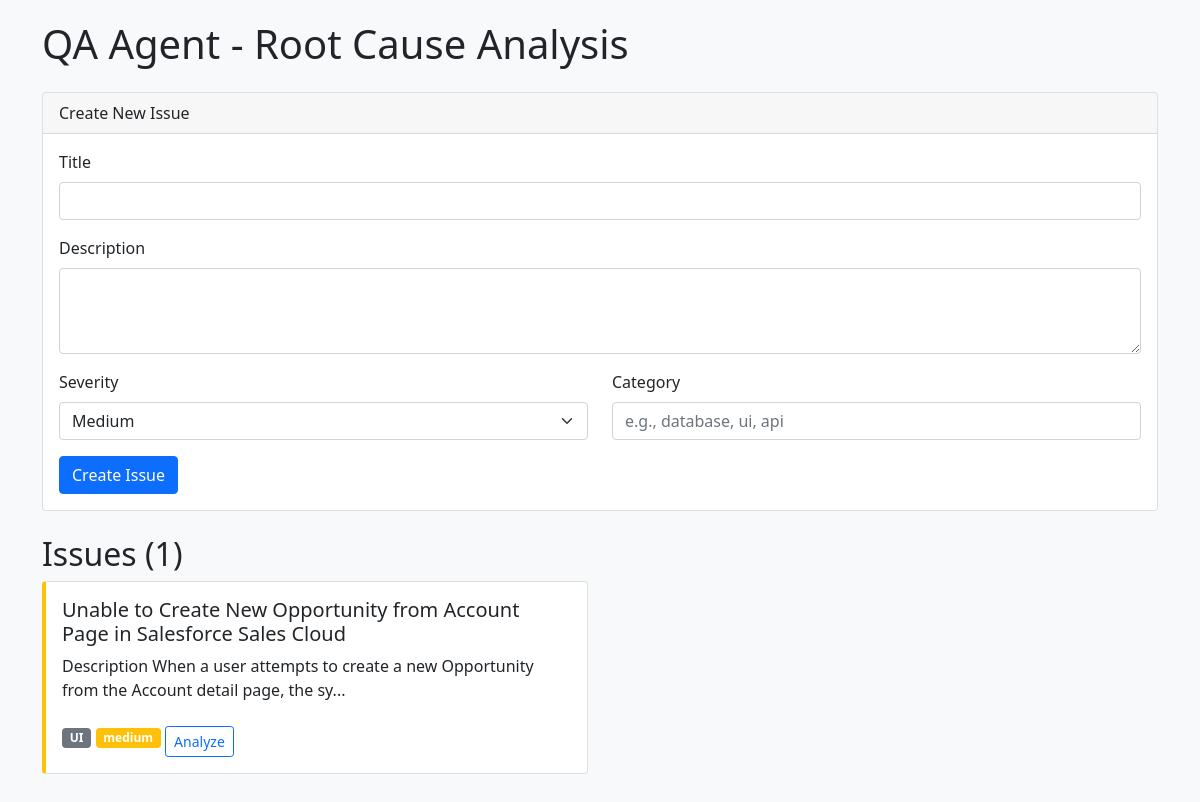
The page / on the database its author committed.
### tables this page shows
CREATE TABLE issues (
            id INTEGER PRIMARY KEY AUTOINCREMENT,
            title TEXT NOT NULL,
            description TEXT,
            severity TEXT,
            status TEXT DEFAULT 'open',
            category TEXT,
            created_at TIMESTAMP DEFAULT CURRENT_TIMESTAMP,
            updated_at TIMESTAMP DEFAULT CURRENT_TIMESTAMP
        );

### qa_rca_agent/app.py (the view)
@app.route('/')
def index():
    issues = Issue.get_all()
    return render_template('index.html', issues=issues)

### qa_rca_agent/models.py (called while the page is built)
    @staticmethod
    def get_all() -> List['Issue']:
        conn = sqlite3.connect(DATABASE)
        cursor = conn.cursor()
        cursor.execute('SELECT * FROM issues ORDER BY created_at DESC')
        rows = cursor.fetchall()
        conn.close()
        issues = []
        for row in rows:
            issue = Issue(
                id=row[0], title=row[1], description=row[2],
                severity=row[3], status=row[4], category=row[5]
            )
            issues.append(issue)
        return issues

### qa_rca_agent/templates/index.html (shortened to what this page needs)
<!DOCTYPE html>
<html lang="en">
<head>
    <link href="https://cdn.jsdelivr.net/npm/bootstrap@5.1.3/dist/css/bootstrap.min.css" rel="stylesheet">
</head>
<body>
    <div class="container">
        <h1 class="mb-4">QA Agent - Root Cause Analysis</h1>
        <div class="card">
            <div class="card-header">Create New Issue</div>
            <div class="card-body">
                <form action="/issues/create" method="POST">
                    <div class="mb-3">
                        <label for="title" class="form-label">Title</label>
                        <input type="text" class="form-control" id="title" name="title" required>
                    </div>
                    <div class="mb-3">
                        <label for="description" class="form-label">Description</label>
                        <textarea class="form-control" id="description" name="description" rows="3"></textarea>
                    </div>
                    <div class="row">
                        <div class="col-md-6">
                            <label for="severity" class="form-label">Severity</label>
                            <select class="form-select" id="severity" name="severity">
                                <option value="medium" selected>Medium</option>
                            </select>
                        </div>
                        <div class="col-md-6">
                            <label for="category" class="form-label">Category</label>
                            <input type="text" class="form-control" id="category" name="category" placeholder="e.g., database, ui, api">
                        </div>
                    </div>
                    <button type="submit" class="btn btn-primary mt-3">Create Issue</button>
                </form>
            </div>
        </div>
        <h2 class="mt-4">Issues ({{ issues|length }})</h2>
        {% if issues %}
            <div class="row">
            {% for issue in issues %}
                <div class="col-md-6">
                    <div class="card severity-{{ issue.severity }}">
                        <div class="card-body">
                            <h5 class="card-title">{{ issue.title }}</h5>
                            <p class="card-text">{{ issue.description[:100] }}{% if issue.description|length > 100 %}...{% endif %}</p>
                            <span class="badge bg-secondary">{{ issue.category }}</span>
                            <span class="badge bg-{% if issue.severity == 'critical' %}dark{% elif issue.severity == 'high' %}danger{% elif issue.severity == 'medium' %}warning{% else %}success{% endif %}">
                                {{ issue.severity }}
                            </span>
                            <a href="/analysis/{{ issue.id }}" class="btn btn-sm btn-outline-primary mt-2">Analyze</a>
                        </div>
                    </div>
                </div>
            {% endfor %}
            </div>
        {% else %}
            <div class="alert alert-info">No issues found. Create one above.</div>
        {% endif %}
    </div>
</body>
</html>

### qa_rca_agent/templates/index.html (style rules this page uses)
body { padding: 20px; background-color: #f8f9fa; }
.card { margin-bottom: 15px; }
.severity-medium { border-left: 4px solid #ffc107; }

### rows shown on the page
issues: title "Unable to Create New Opportunity from Account Page in Salesforce Sales Cloud", description "Description When a user attempts to create a new Opportunity from the Account detail page, the sy", category "UI", severity "medium"

### other values the page prints
{{ issues|length }} "1"
